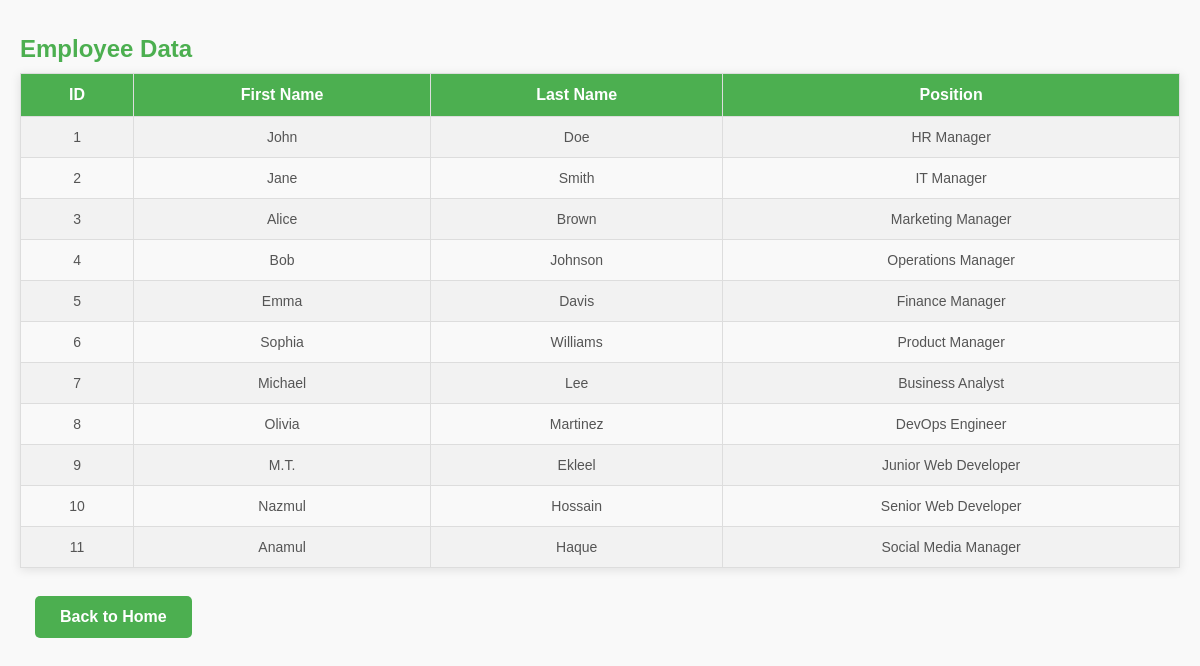
Page /display_employee.php on the committed database.
### tables this page shows
CREATE TABLE `Employee` (
  `EmployeeID` int(11) NOT NULL AUTO_INCREMENT,
  `FirstName` varchar(50) NOT NULL,
  `LastName` varchar(50) NOT NULL,
  `Email` varchar(100) NOT NULL,
  `PhoneNumber` varchar(15) DEFAULT NULL,
  `DateOfBirth` date NOT NULL,
  `HireDate` date NOT NULL,
  `Position` varchar(50) NOT NULL,
  `Salary` decimal(10,2) NOT NULL,
  `DepartmentID` int(11) NOT NULL,
  `ShiftID` int(11) NOT NULL,
  PRIMARY KEY (`EmployeeID`),
  UNIQUE KEY `Email` (`Email`)
);

### display_employee.php (the view, shortened to what this page needs)
<link rel="stylesheet" type="text/css" href="styles.css">
<?php
$servername = "localhost";
$username = "admin";
$password = "2002";
$database = "empDB";
$conn = new mysqli($servername, $username, $password, $database);
$employee_sql = "SELECT * FROM Employee";
$employee_result = $conn->query($employee_sql);
echo "<h2>Employee Data</h2>";
if ($employee_result->num_rows > 0) {
    echo "<table border='1'>
            <tr>
                <th>ID</th>
                <th>First Name</th>
                <th>Last Name
                <th>Position</th>
            </tr>";
    while($row = $employee_result->fetch_assoc()) {
        echo "<tr>
                <td>" . $row["EmployeeID"] . "</td>
                <td>" . $row["FirstName"] . "</td>
                <td>" . $row["LastName"] . "</td>
                <td>" . $row["Position"] . "</td>
              </tr>";
    }
    echo "</table>";
} else {
    echo "No employee records found.";
}
?>
<a href="index.php" class="button">Back to Home</a>

### styles.css (style rules this page uses)
h2 { color: #4CAF50; margin-bottom: 10px; padding-top: 15px; }
.button { align-self: auto; display: inline-flex; background-color: #4CAF50; color: white; padding: 12px 25px; text-align: center; font-size: 16px; border: none; border-radius: 5px; text-decoration: none; cursor: pointer; margin: 10px 15px; transition: background-color 0.3s ease; }
table { width: 100%; margin-top: 20px auto; border-collapse: collapse; box-shadow: 0 2px 10px rgba(0, 0, 0, 0.1); }
table th, table td { padding: 12px; text-align: center; border: 1px solid #ddd; font-size: 16px; }
table th { background-color: #4CAF50; color: white; font-weight: bold; }
table tr:nth-child(even) { background-color: #f2f2f2; }
table td { font-size: 14px; color: #555; }
a { text-decoration: none; color: #4CAF50; font-weight: bold; }

### rows in the picture
employee: EmployeeID "1", FirstName "John", LastName "Doe", Position "HR Manager"
employee: EmployeeID "2", FirstName "Jane", LastName "Smith", Position "IT Manager"
employee: EmployeeID "3", FirstName "Alice", LastName "Brown", Position "Marketing Manager"
employee: EmployeeID "4", FirstName "Bob", LastName "Johnson", Position "Operations Manager"
employee: EmployeeID "5", FirstName "Emma", LastName "Davis", Position "Finance Manager"
employee: EmployeeID "6", FirstName "Sophia", LastName "Williams", Position "Product Manager"
employee: EmployeeID "7", FirstName "Michael", LastName "Lee", Position "Business Analyst"
employee: EmployeeID "8", FirstName "Olivia", LastName "Martinez", Position "DevOps Engineer"
employee: EmployeeID "9", FirstName "M.T.", LastName "Ekleel", Position "Junior Web Developer"
employee: EmployeeID "10", FirstName "Nazmul", LastName "Hossain", Position "Senior Web Developer"
employee: EmployeeID "11", FirstName "Anamul", LastName "Haque", Position "Social Media Manager"
